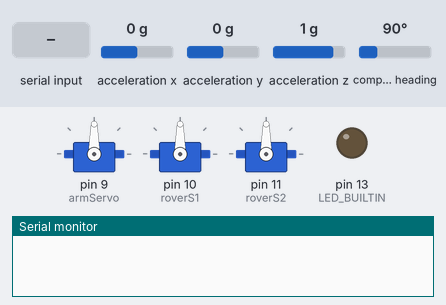
The sketch below on a simulated Arduino Uno, built with avr-gcc and run on an emulated ATmega328P. Shown: 3 × servo, output pins drawn as LEDs (lit = HIGH), the last lines printed to the serial monitor. Inputs (shaded band) come from the test bench; at power-on: acceleration x 0 g, acceleration y 0 g, acceleration z 1 g, compass heading 90°.

Above: at 3.2 s.
3.3 s: "dump" received over Serial
6.3 s: "rotate" received over Serial
At 8.7 s:
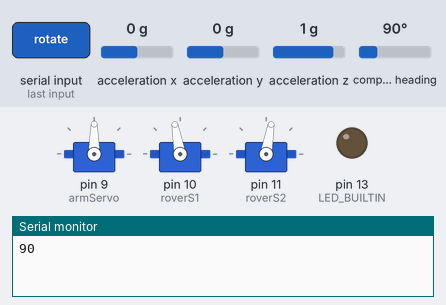
9.0 s: "forward" received over Serial
At 10.6 s:
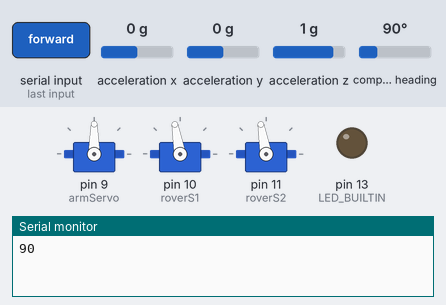
13.0 s: "stop" received over Serial
At 14.8 s:
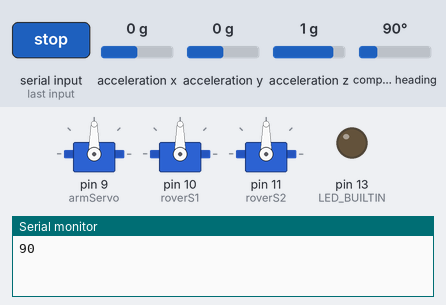
15.4 s: "rotate test" received over Serial
At 16.7 s:
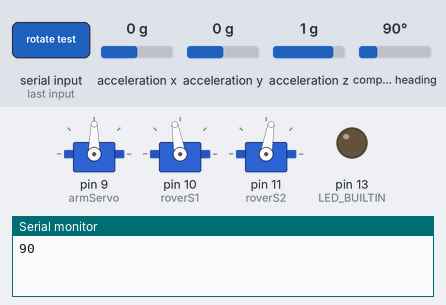
Timing chart, 0 to 18.4 s (numbered marks = the images above; inputs shaded):
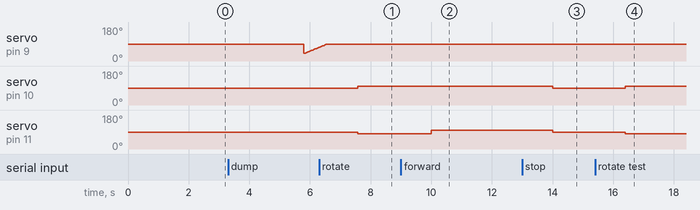

Measured:
- after the input at 6.3 s, servo on pin 10 (roverS1): 90° → 100° after 1.3 s; servo on pin 11 (roverS2): 90° → 80° after 1.3 s
- after the input at 9.0 s, servo on pin 11 (roverS2): 80° → 100° after 1.0 s
- after the input at 13.0 s, servo on pin 10 (roverS1), servo on pin 11 (roverS2): 100° → 90° after 1.0 s
- after the input at 15.4 s, servo on pin 10 (roverS1): 90° → 100° after 1.0 s; servo on pin 11 (roverS2): 90° → 80° after 1.0 s

The sketch:

CMPT312_Project.ino
```cpp
#include <Wire.h>
#include <Adafruit_Sensor.h>
#include <Adafruit_BNO055.h>
#include <utility/imumaths.h>
#include <Servo.h>
#include <IRremote.hpp> // include the library

/*
   BNO055 Gyroscope Connections
   ===========
   Connect SCL to analog 5
   Connect SDA to analog 4
   Connect VDD to 3.3V DC
   Connect GROUND to common ground


   Arm Servo Connections
   ===========
   Grey to ~9
   White to 5V
   Black to GND


   Rover Servo Connections
   ===========
   Brown to GND
   Orange to ~10/~11


   Ir Receiver
   ===========
   Yellow R to 5V
   Orange to GND
   Yellow L to ~6

*/

// BNO055
#define BNO055_SAMPLERATE_DELAY_MS (100)
Adafruit_BNO055 bno = Adafruit_BNO055(55, 0x28);

// Arm Servo
Servo armServo;

// Rover Servos
#define ForwardFast 120
#define ForwardSlow 100
#define Stop 90
#define ReverseSlow 80
#define ReverseFast 60
// Time in ms for the Rover to turn. Must be fine tuned
#define TurnTimer 150
#define DECODE_NEC
#define IR_RECEIVE_PIN 6
Servo roverS1;
Servo roverS2;


void setup() {
  Serial.begin(115200);
  while (!Serial)
      ;

  IrReceiver.begin(IR_RECEIVE_PIN, ENABLE_LED_FEEDBACK);
  pinMode(LED_BUILTIN, OUTPUT);
  /* BNO055 initalize */
  if (!bno.begin())
  {
    /* There was a problem detecting the BNO055 ... check your connections */
    Serial.print("Ooops, no BNO055 detected ... Check your wiring or I2C ADDR!");
    while (1);
  }


  /* Arm servo initalize */
  armServo.attach(9);
  armServo.write(90);
  delay(2000);

  /* Rover servo initalize*/
  roverS1.attach(10);
  roverS2.attach(11);

}

void loop() {
  if(IrReceiver.decode()){
    if (IrReceiver.decodedIRData.command == 0x1) {
          Serial.println("PLAY/PAUSE");
          delay(50);
        }
    else if (IrReceiver.decodedIRData.command == 0x6){
      Serial.println("STOP");
      delay(50);
    }
    else if (IrReceiver.decodedIRData.command == 0x5){
      Serial.println("UP");
      delay(50);
    }
    else if (IrReceiver.decodedIRData.command == 0xE){
      Serial.println("ROTATE");
      delay(50);
    }
    else if (IrReceiver.decodedIRData.command == 0x9){
      Serial.println("DUMP");
      delay(50);
    }
    else if (IrReceiver.decodedIRData.command == 0x10){
      Serial.println("WANDER");
      delay(50);
    }
    IrReceiver.resume();
  }

  if(Serial.available() > 0) {
    String msg = Serial.readString(); // reads in from python
    // perform actions
    if (msg == "forward") {
      roverForward();
    }
    else if (msg == "stop") {
      roverHalt();
    }
    else if (msg == "dump") {
      dumpArm();
    }
    else if(msg ==  "rotate") {
      roverTurnLeft();
      sensors_event_t orientationData;
      bno.getEvent(&orientationData, Adafruit_BNO055::VECTOR_EULER);
      Serial.println((int)orientationData.orientation.x);
    }
    else if(msg == "rotate test"){
      roverTurnLeft();
    }
  }

}

void dumpArm() {
  roverHalt();
  delay(1000);
  int pos;
  for (pos = 90; pos <= 40; pos -= 1) { // goes from 0 degrees to 180 degrees
    // in steps of 1 degree
    armServo.write(pos);              // tell servo to go to position in variable 'pos'
    delay(15);                       // waits 15 ms for the servo to reach the position
  }
  delay(500);

  for (pos = 40; pos <= 90; pos += 1) { // goes from 0 degrees to 180 degrees
    // in steps of 1 degree
    armServo.write(pos);              // tell servo to go to position in variable 'pos'
    delay(15);                       // waits 15 ms for the servo to reach the position
  }
}

void roverTurnRight() {
  // Stop, and Turn
  roverS1.write(ForwardSlow);
  roverS2.write(ReverseSlow);
  delay(TurnTimer);
}
void roverTurnLeft() {
  // Stop, and Turn
  roverS1.write(ForwardSlow);
  roverS2.write(ReverseSlow);
  delay(TurnTimer);
}

void roverForward() {
  roverS1.write(ForwardSlow);
  roverS2.write(ForwardSlow);
}

void roverHalt () {
  roverS1.write(Stop);
  roverS2.write(Stop);
}
```
